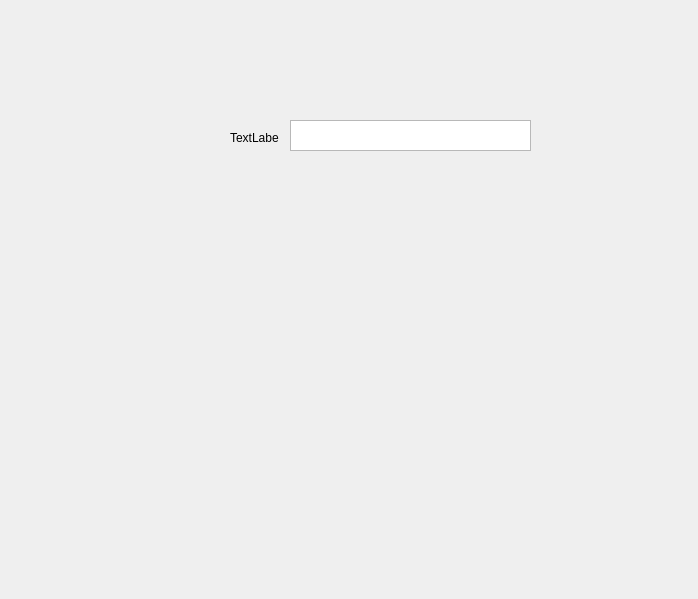
<?xml version="1.0" encoding="UTF-8"?>
<ui version="4.0">
 <class>Form</class>
 <widget class="QWidget" name="Form">
  <property name="geometry">
   <rect>
    <x>0</x>
    <y>0</y>
    <width>698</width>
    <height>599</height>
   </rect>
  </property>
  <property name="windowTitle">
   <string>Form</string>
  </property>
  <widget class="QLabel" name="label">
   <property name="geometry">
    <rect>
     <x>230</x>
     <y>130</y>
     <width>49</width>
     <height>16</height>
    </rect>
   </property>
   <property name="text">
    <string>TextLabel</string>
   </property>
  </widget>
  <widget class="QTextBrowser" name="textBrowser">
   <property name="geometry">
    <rect>
     <x>290</x>
     <y>120</y>
     <width>241</width>
     <height>31</height>
    </rect>
   </property>
  </widget>
 </widget>
 <resources/>
 <connections/>
</ui>
